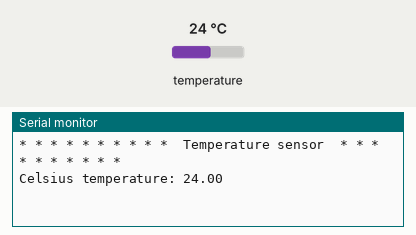
This sketch was run on a simulated ESP32. Parts: the last lines printed to the serial monitor. The test bench sets the inputs (shaded band); at power-on: temperature 24 °C.

Above: at 2.2 s.
2.3 s: temperature set to 12 °C
At 3.9 s:
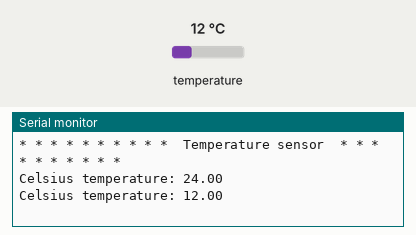
4.8 s: temperature set to 19 °C
At 6.3 s:
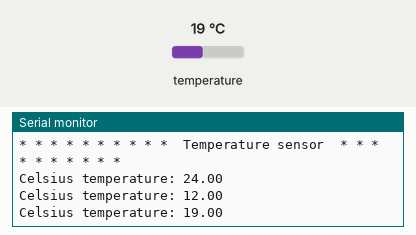
Timing chart, 0 to 7.8 s (numbered marks = the images above; inputs shaded):
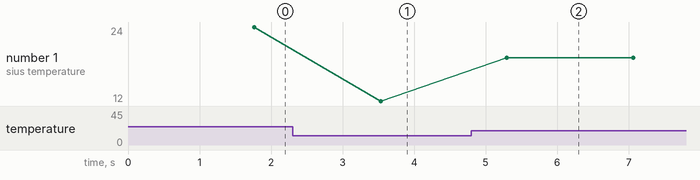

The sketch:

ESP32-06-Temp_sensor.ino
```cpp
/*
 * ESP32-06-Temp_sensor
 *
 * Uses OneWire bus to read the (Dallas) temperature sensor and prints
 * the Celsius value.
 *
 */

#include <OneWire.h>
#include <DallasTemperature.h>

#define TEMPSENSOR_ONEWIRE 10

OneWire tempBus(TEMPSENSOR_ONEWIRE);
DallasTemperature tempSensors(&tempBus);

void setup() {
  Serial.begin(115200);
  delay(1000);
  Serial.println("\n\n* * * * * * * * * *  Temperature sensor  * * * * * * * * * *\n\n");
  tempSensors.begin();
  tempSensors.setResolution(12); //Increase resolution of read values
}//setup

void loop() {
  tempSensors.requestTemperatures();
  Serial.print("Celsius temperature: ");
  Serial.println(tempSensors.getTempCByIndex(0)); //Get temperature from the first sensor on the bus
  delay(1000); //Loop wait
}//loop

//EOF
```

Measured:
- after the input at 2.3 s, the serial monitor: prints a new line after 1.2 s (image 1)
- after the input at 4.8 s, the serial monitor: prints a new line after 0.50 s (image 2)
- plotted number 1: 24 → 12 after the input at 2.3 s, 12 → 19 after the input at 4.8 s
